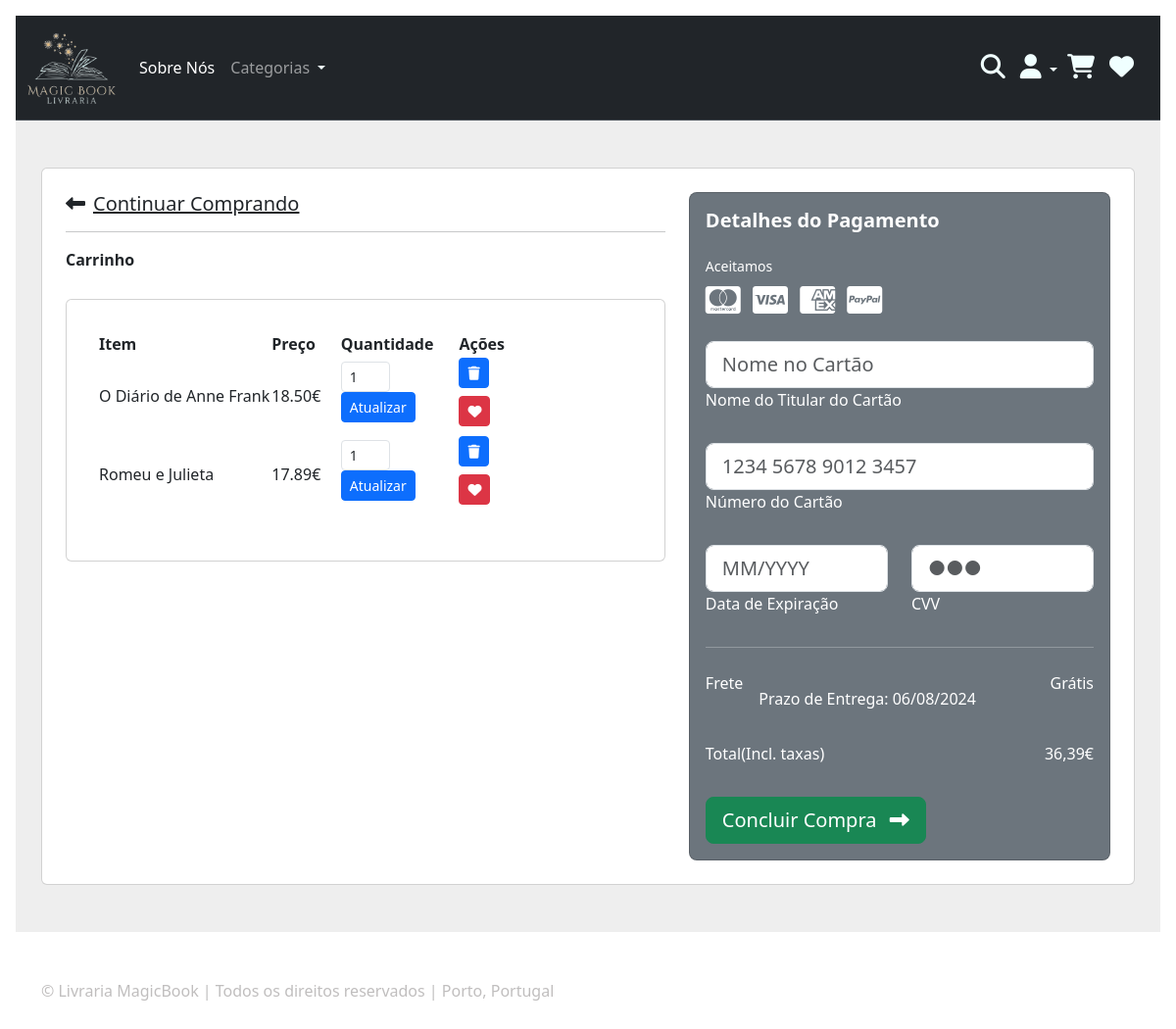
The page /pages/carrinho.php (signed in) on the database its author committed.
### tables this page shows
CREATE TABLE `cart` (
  `cart_id` int(11) NOT NULL,
  `user_id` int(30) NOT NULL,
  `product_id` int(30) NOT NULL,
  `quantity` int(11) NOT NULL
);

CREATE TABLE `products` (
  `image` longblob NOT NULL,
  `product_id` int(11) NOT NULL,
  `product_name` varchar(100) NOT NULL,
  `product_desc` varchar(10000) NOT NULL,
  `price` decimal(5,2) NOT NULL,
  `author` varchar(50) NOT NULL,
  `category` varchar(20) NOT NULL,
  `stock` int(11) NOT NULL
);

### pages/carrinho.php (the view, shortened to what this page needs)
<?php
if (isset($_SESSION["user_id"])) {
    $user_id = $_SESSION["user_id"];
    $servername = "localhost";
    $username = "root";
    $password = "";
    $dbname = "library_magicbook";
    $conn = new mysqli($servername, $username, $password, $dbname);
    $sql = "SELECT cart.cart_id, cart.product_id, products.product_name, products.price, cart.quantity AS quantity
        FROM cart
        INNER JOIN products ON cart.product_id = products.product_id
        LEFT JOIN favorites ON cart.product_id = favorites.product_id AND cart.user_id = favorites.user_id
        WHERE cart.user_id = $user_id
        GROUP BY cart.cart_id, cart.product_id, products.product_name, products.price";
$result = $conn->query($sql);
?>
<!DOCTYPE html>
<html lang="pt">
<head>
    <link href="https://cdn.jsdelivr.net/npm/bootstrap@5.3.2/dist/css/bootstrap.min.css" rel="stylesheet">
    <link href="https://getbootstrap.com/docs/5.3/assets/css/docs.css" rel="stylesheet">
    <link rel="stylesheet" type="text/css" href="../Style/style.css">
    <link rel="stylesheet" href="https://cdn.jsdelivr.net/npm/@docsearch/css@3">
    <link href="../assets/dist/css/bootstrap.min.css" rel="stylesheet">
</head>
<body class="p-3 m-0 border-0 bd-example m-0 border-0" style="width:100%; height: 70%;">
  <nav class="navbar bg-dark border-bottom border-body navbar-expand-lg" data-bs-theme="dark">
    <div class="container-fluid">
        <div class="navbar-brand">
            <a href="login.php">
                <img src="../Src/Images/logo.png" alt="logolivraria" id="logolivraria" width="90" height="60" class="img-fluid">
            </a>
        </div>
        <div class="collapse navbar-collapse" id="navbarSupportedContent">
                <ul class="navbar-nav me-auto mb-2 mb-lg-0">
                    <li class="nav-item">
                    <a class="nav-link active" aria-current="page" href="historia.php">Sobre Nós</a>
                </li>
                <li class="nav-item dropdown">
                    <a class="nav-link dropdown-toggle" role="button" data-bs-toggle="dropdown" aria-expanded="false">
                        Categorias
                    </a>
                </li>
            </ul>
            <form class="d-flex">
                <a href="product.php" class="nav-link">
                    <i class="fas fa-search" title="Todos os produtos" style="font-size: 25px; color: azure; margin-right: 15px;"></i>
                </a>
                <li class="nav-item dropdown" style="list-style: none;">
                    <a class="nav-link dropdown-toggle" role="button" data-bs-toggle="dropdown" aria-expanded="false">
                         <i class="fas fa-user" title="Meu perfil" style="font-size: 25px; color: azure;"></i>
                    </a>
                </li>
                <a href="carrinho.php" class="nav-link">
                    <i class="fas fa-shopping-cart" title="Meu carrinho" style="font-size: 25px;color: azure;margin-right: 15px; margin-left: 10px;"></i>
                </a>
                <a href="favorites.php" class="nav-link">
                    <i class="fas fa-heart" title="Meus favoritos" style="font-size: 25px;color: azure;margin-right: 15px;"></i>
                </a>
            </form>
        </div>
    </div>
</nav>
      <section class="h-100 h-custom" style="background-color: #eee;">
    <div class="container py-5 h-100">
        <div class="row d-flex justify-content-center align-items-center h-100">
            <div class="col">
                <div class="card">
                    <div class="card-body p-4">
                        <div class="row">
                            <div class="col-lg-7">
                                <h5 class="mb-3"><a href="product.php" class="text-body"><i
                                            class="fas fa-long-arrow-alt-left me-2"></i>Continuar Comprando</a></h5>
                                <hr>
                                <div class="d-flex justify-content-between align-items-center mb-4">
                                    <div>
                                        <p class="mb-1"><b>Carrinho</p></b>
                                    </div>
                                </div>
                                <div class="card mb-3">
                                    <div class="card-body">
                                        <div class="d-flex justify-content-between">
                                            <div class="d-flex flex-row align-items-center">
                                                <div class="card-body" id="carrinho">
                                            <?php
                                            $total = 0;
                                            ?>
                                            <?php if ($result->num_rows > 0) : ?>
                                <table>
                                <tr>
                                <th>Item</th>
                                <th>Preço</th>
                                <th>Quantidade</th>
                                <th>Ações</th>
                                </tr>
                                            <?php while ($row = $result->fetch_assoc()) : ?>
                                <tr>
                                <td><?php echo $row["product_name"]; ?></td>
                                <td class="preco-item"><?php echo $row["price"]; ?>€</td>
                                <td class="align-middle">
                                <form method="post" action="atualizar_carrinho.php">
                                    <input type="number" name="quantity" value="<?php echo $row["quantity"]; ?>" class="form-control form-control-sm" style="width: 50px;" min="1">
                                    <button type="submit" class="btn btn-primary btn-sm mb-2">Atualizar</button>
                                </form>
                                </td>
                                <td>
                                <form method="post" action="remover_item.php">
                                    <button type="submit"class="btn btn-primary btn-sm me-1 mb-2" data-mdb-toggle="tooltit" title="Remover item"><i class="fas fa-trash"></i>
                                    </button>
                                </form>
                                <form method="post" action="add_favorites.php">
                                    <button type="submit" class="btn btn-danger btn-sm mb-2" data-mdb-toggle="tooltip"title="Adicionar aos favoritos"><i class="fas fa-heart"></i>
                                    </button>
                                </form>
                                </td>
                                </tr>
                                        <?php
                                        $preco_item = $row['price'] * $row['quantity'];
                                        $total += $preco_item;
                                        ?>
                                        <?php endwhile; ?>
                                </table>
                                                    <?php else : ?>
                                                    <p>O seu carrinho está vazio.</p>
                                                    <?php endif; ?>
                                                </div>
                                            </div>
                                        </div>
                                    </div>
                                </div>
                            </div>
                            <div class="col-lg-5">
                                <div class="card bg-secondary text-white rounded-3">
                                    <div class="card-body">
                                        <div class="d-flex justify-content-between align-items-center mb-4">
                                            <h5 class="mb-0"><b>Detalhes do Pagamento</h5></b>
                                        </div>
                                        <p class="small mb-2">Aceitamos</p>
                                        <label class="text-white"><i class="fab fa-cc-mastercard fa-2x me-2"></i></label>
                                        <label class="text-white"><i class="fab fa-cc-visa fa-2x me-2"></i></label>
                                        <label class="text-white"><i class="fab fa-cc-amex fa-2x me-2"></i></label>
                                        <label class="text-white"><i class="fab fa-cc-paypal fa-2x"></i></label>
                                        <form class="mt-4" method="post" action="checkout.php">
                                            <div class="form-outline form-white mb-4">
                                                <input type="text" id="typeName" class="form-control form-control-lg" size="17" placeholder="Nome no Cartão" required>
                                                <label class="form-label" for="typeName">Nome do Titular do Cartão</label>
                                            </div>
                                            <div class="form-outline form-white mb-4">
                                                <input type="text" id="typeText" class="form-control form-control-lg" size="17" placeholder="1234 5678 9012 3457" minlength="19" maxlength="19" required>
                                                <label class="form-label" for="typeText">Número do Cartão</label>
                                            </div>
                                            <div class="row mb-4">
                                                <div class="col-md-6">
                                                    <div class="form-outline form-white">
                                                        <input type="text" id="typeExp" class="form-control form-control-lg" placeholder="MM/YYYY" size="7" id="exp" minlength="7" maxlength="7" required>
                                                        <label class="form-label" for="typeExp">Data de Expiração</label>
                                                    </div>
                                                </div>
                                                <div class="col-md-6">
                                                    <div class="form-outline form-white">
                                                        <input type="password" id="typeText" class="form-control form-control-lg" placeholder="&#9679;&#9679;&#9679;" size="1" minlength="3" maxlength="3" required>
                                                        <label class="form-label" for="typeText">CVV</label>
                                                    </div>
                                                </div>
                                            </div>
                                        <hr class="my-4">
                                        <div class="d-flex justify-content-between">
                                            <p class="mb-2">Frete</p>
                                            <div class="card-body" id="prazo-entrega">
                                                <p>Prazo de Entrega: <span id="data-entrega"></span></p>
                                            </div>
                                            <p class="mb-2">Grátis</p>
                                        </div>
                                        <div class="d-flex justify-content-between mb-4">
                                            <p class="mb-2">Total(Incl. taxas)</p>
                                            <p class="mb-2"><?php echo number_format($total, 2, ',', '.'); ?>€</p>
                                        </div>
    <button type="submit" class="btn btn-success btn-block btn-lg">
        <div class="d-flex justify-content-between">
            <span>Concluir Compra <i class="fas fa-long-arrow-alt-right ms-2"></i></span>
        </div>
    </button>
</form>
                                    </div>
                                </div>
                            </div>
                        </div>
                    </div>
                </div>
            </div>
        </div>
    </div>
</section>
<footer class="text-body-primary py-5">
  <div class="container">
    <p class="mb-1"> &copy; Livraria MagicBook | Todos os direitos reservados | Porto, Portugal</p>
  </div>
</footer>
</body>
</html>
<?php
} else {
header("Location: login.php");
exit;
}
?>

### CSS/style.css (style rules this page uses)
body { background-color: black; }
th { margin: 10px; padding-right: 25px; }
.dropdown-toggle::after { color: azure; }
footer { color:rgb(192, 190, 190); }

### rows shown on the page
cart: product.product_name "O Diário de Anne Frank", product.price "18.50", quantity "1"
cart: product.product_name "Romeu e Julieta", product.price "17.89", quantity "1"

### other values the page prints
$total "36,39"
